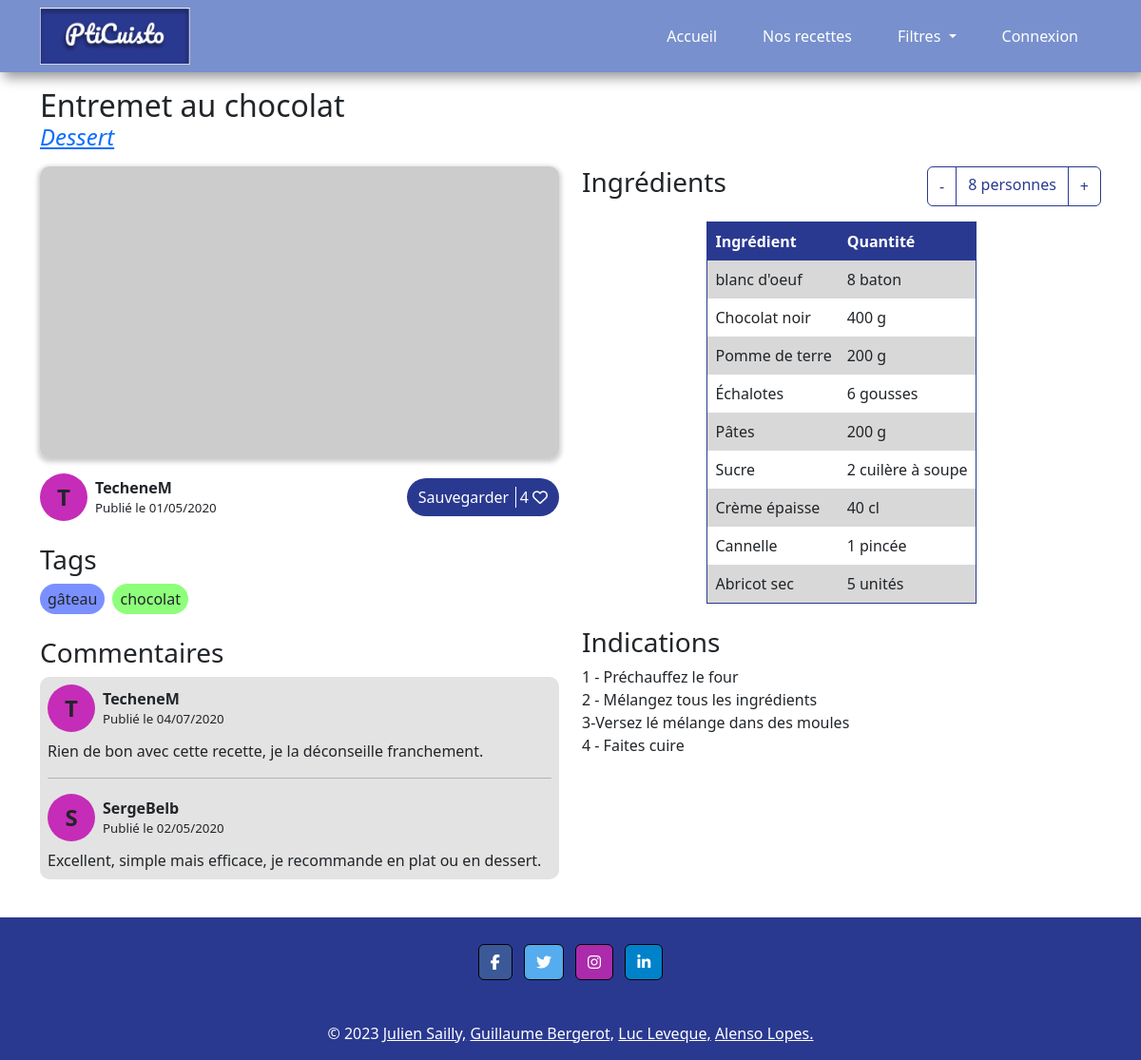
The page /index.php?controller=recipes&action=read&id=2 on the database its author committed.
### tables this page shows
CREATE TABLE `recipes` (
  `rec_id` int(11) NOT NULL,
  `rec_title` varchar(200) DEFAULT NULL,
  `rec_content` varchar(2000) DEFAULT NULL,
  `rec_summary` varchar(300) DEFAULT NULL,
  `cat_id` int(3) NOT NULL,
  `rec_creation_date` datetime NOT NULL DEFAULT current_timestamp(),
  `rec_image_src` varchar(100) DEFAULT NULL,
  `rec_modification_date` datetime DEFAULT NULL,
  `users_id` int(3) NOT NULL,
  `rec_nb_person` int(2) NOT NULL
);

CREATE TABLE `category` (
  `cat_id` int(3) NOT NULL,
  `cat_title` varchar(100) DEFAULT NULL,
  `cat_desc` varchar(250) DEFAULT NULL
);

CREATE TABLE `users` (
  `users_id` int(11) NOT NULL,
  `users_pseudo` varchar(25) DEFAULT NULL,
  `users_email` varchar(100) DEFAULT NULL,
  `users_password` char(64) NOT NULL,
  `users_lastname` varchar(100) DEFAULT NULL,
  `users_name` varchar(100) DEFAULT NULL,
  `users_inscription_date` date DEFAULT NULL,
  `users_type` int(1) NOT NULL,
  `users_status` int(1) NOT NULL
);

CREATE TABLE `tag` (
  `tag_id` int(3) NOT NULL,
  `tag_title` varchar(50) NOT NULL
);

CREATE TABLE `comments` (
  `rec_id` int(11) NOT NULL,
  `users_id` int(11) NOT NULL,
  `com_date` datetime NOT NULL DEFAULT current_timestamp(),
  `com_title` varchar(256) DEFAULT NULL,
  `com_content` varchar(512) DEFAULT NULL
);

CREATE TABLE `ingredients_list` (
  `rec_id` int(11) NOT NULL,
  `ing_id` int(11) NOT NULL,
  `ing_quantity` double NOT NULL,
  `ing_unit` varchar(20) NOT NULL
);

CREATE TABLE `ingredient` (
  `ing_id` int(11) NOT NULL,
  `ing_title` varchar(100) DEFAULT NULL,
  `ing_desc` varchar(150) DEFAULT NULL
);

### controller/controllerRecipes.php (called while the page is built, shortened)
<?php
require_once(File::build_path(array("model", "modelRecipes.php")));
class controllerRecipes{
  public static function read(){
    $recipe = modelRecipes::getRecipe($_GET["id"]);
    $likes = modelRecipes::getRecipeLikes($_GET["id"]);
    $tags = modelRecipes::getRecipeTags($_GET["id"]);
    $comments = modelRecipes::getRecipeComments($_GET["id"]);
    $ingredients = modelRecipes::getRecipeIngredients($_GET["id"]);
    require (File::build_path(array("view", "navbar.php")));
    require	(File::build_path(array("view", "viewRecipe.php")));
    require (File::build_path(array("view", "footer.php")));
  }
}

### index.php (called while the page is built, shortened)
<?php
    require_once(File::build_path(array("controller", "routeur.php")));
?>

### model/modelRecipes.php (called while the page is built, shortened)
<?php
require_once(File::build_path(array("model", "model.php")));
class modelRecipes extends model
{
  public static function getRecipe($rec_id = NULL)
  {
    $model = new Model();
    if ($rec_id == NULL) {
      $page = 1;
      if (isset($_GET['page'])) {
        if ($_GET['page'] > 0) {
          $page = $_GET['page'];
        }
      }
      $sql = "SELECT rec_id, rec_title, cat_id, cat_title, rec_summary, rec_image_src FROM recipes
      join category using (cat_id)
      order by rec_modification_date desc, rec_creation_date desc LIMIT " . (($page - 1) * 10) . "," . 10;
      $req_prep = model::$pdo->prepare($sql);
      $req_prep->execute();
      return $req_prep->fetchAll();
    } else {
      $sql = "SELECT rec_title, cat_id, cat_title, rec_image_src, users_id, users_pseudo, rec_creation_date, rec_modification_date, rec_nb_person, rec_content FROM recipes
      join category using (cat_id)
      join users using (users_id)
      WHERE rec_id = $rec_id";
      $req_prep = model::$pdo->prepare($sql);
      $req_prep->execute();
      return $req_prep->fetch();
    }
  }
  public static function getRecipeLikes($rec_id)
  {
    $model = new Model();
    $sql = "SELECT COUNT(*) as NBLIKES FROM likes WHERE rec_id = :id";
    $req_prep = model::$pdo->prepare($sql);
    $req_prep->bindParam(':id', $rec_id, PDO::PARAM_INT);
    $req_prep->execute();
    return $req_prep->fetch();
  }
  public static function getRecipeComments($rec_id)
  {
    $model = new Model();
    $sql = "SELECT users_id, users_pseudo, com_date, com_content FROM comments
    JOIN users using (users_id)
    WHERE rec_id = :id
    order by com_date desc";
    $req_prep = model::$pdo->prepare($sql);
    $req_prep->bindParam(':id', $rec_id, PDO::PARAM_INT);
    $req_prep->execute();
    return $req_prep->fetchAll();
  }
  public static function getRecipeTags($rec_id)
  {
    $model = new Model();
    $sql = "SELECT tag_title from tag
    join tags_list using (tag_id)
    where rec_id = :id";
    $req_prep = model::$pdo->prepare($sql);
    $req_prep->bindParam(':id', $rec_id, PDO::PARAM_INT);
    $req_prep->execute();
    return $req_prep->fetchAll();
  }
  public static function getRecipeIngredients($rec_id)
  {
    $model = new Model();
    $sql = "select ing_title, ing_quantity, ing_unit from ingredient
    join ingredients_list using (ing_id)
    where rec_id = :id";
    $req_prep = model::$pdo->prepare($sql);
    $req_prep->bindParam(':id', $rec_id, PDO::PARAM_INT);
    $req_prep->execute();
    return $req_prep->fetchAll();
  }
}

### config/conf.php (called while the page is built, shortened)
<?php
class conf{
	static private $databases = array(
		'hostname' => 'localhost',
		'database' => 'pti-cuisto',
		'login' => 'root',
		'password' => ''
	);
	static public function getLogin(){
		return self::$databases['login'];
	}
	static public function getHostname(){
		return self::$databases['hostname'];
	}
	static public function getDatabase(){
		return self::$databases['database'];
	}
	static public function getPassword(){
		return self::$databases['password'];
	}
}

### model/model.php (called while the page is built, shortened)
<?php
require_once(File::build_path(array("config", "conf.php")));
class model{
  public static function init(){
    $login = conf::getLogin();
    $hostname = conf::getHostname();
    $database_name = conf::getDatabase();
    $password = conf::getPassword();
  }
}
?>

### view/viewRecipe.php (the view, shortened to what this page needs)
<h2 class="recipe_title">
    <?= $recipe['rec_title'] ?>
</h2>
<a href="index.php?controller=filtre&action=categories&id=<?= $recipe['cat_id'] ?>">
    <h4 class="recipe_category"><i>
            <?= $recipe['cat_title'] ?>
        </i></h4>
</a>
<article id="recipe_view">
    <div class="column col_left">
        <div class="component">
            <div class="img_container">
                <img src="<?= $recipe['rec_image_src'] ?>" alt="<?= $recipe['rec_title'] ?>">
            </div>
            <div class="author_save">
                <div class="author">
                    <div class="user_pp" <?php
                    $randColor = "#" . str_pad(dechex(rand(0xb9b9b9, 0xFFFFFF)), 6, 0, STR_PAD_LEFT);
                    echo "style=\"background-color: $randColor;\"";
                    ?>>
                        <span>
                            <?= substr($recipe['users_pseudo'], 0, 1) ?>
                        </span>
                    </div>
                    <div>
                        <p>
                            <?= $recipe['users_pseudo'] ?>
                        </p>
                        <?php
                        $date = $recipe['rec_creation_date'];
                        ?>
                        <p>Publié le
                            <?= date("d/m/Y", strtotime($date)) ?>
                        </p>
                    </div>
                </div>
                <form method="POST" action="" class="save_recipe">
                    <div class="save_recipe_button">
                        <span class="save">Sauvegarder</span>
                        <span>
                            <?= $likes['NBLIKES'] ?>
                        </span>
                        <i class="fa-regular fa-heart" style="color: #ffffff;"></i>
                    </div>
                </form>
            </div>
        </div>
        <div class="tags component">
            <h3>Tags</h3>
            <?php
            if (sizeof($tags) == 0) {
                ?>
                <div class="alert alert-warning" role="alert">Aucun tag</div>
                <?php
            } else {
                ?>
                <div>
                    <?php
                    foreach ($tags as $key => $tag) {
                        ?>
                        <span class="tag">
                            <?= $tag['tag_title'] ?>
                        </span>
                        <?php
                    }
                    ?>
                </div>
                <?php
            }
            ?>
        </div>
        <div class="comments component">
            <h3>Commentaires</h3>
            <?php
            if (sizeof($comments) == 0) {
                ?>
                <div class="alert alert-warning" role="alert">Aucun commentaire pour le moment</div>
                <?php
            } else {
                ?>
                <div>
                    <?php
                    foreach ($comments as $key => $comment) {
                        ?>
                        <div class="comment">
                            <div class="author">
                                <div class="user_pp" <?php
                                $randColor = "#" . str_pad(dechex(rand(0xb9b9b9, 0xFFFFFF)), 6, 0, STR_PAD_LEFT);
                                echo "style=\"background-color: $randColor;\"";
                                ?>>
                                    <span>
                                        <?= substr($comment['users_pseudo'], 0, 1) ?>
                                    </span>
                                </div>
                                <div>
                                    <p>
                                        <?= $comment['users_pseudo'] ?>
                                    </p>
                                    <p>Publié
                                        <?php
                                        if ($comment['com_date'] < date("Y-m-d H:i:s", strtotime("-1 day"))) {
                                            echo " le " . date("d/m/Y", strtotime($comment['com_date']));
                                        } else {
                                            echo " à " . date("H:i", strtotime($comment['com_date']));
                                        }
                                        ?>
                                    </p>
                                </div>
                            </div>
                            <p class="comment">
                                <?= $comment['com_content'] ?>
                            </p>
                        </div>
                        <?php
                        if ($key != sizeof($comments) - 1) {
                            ?>
                            <hr>
                            <?php
                        }
                    }
                    ?>
                </div>
                <?php
            }
            ?>
        </div>
    </div>
    <div class="column col_right">
        <div class="ingredients component">
            <div>
                <h3>Ingrédients</h3>
                <div class="person_number btn-group">
                    <button type="button" class="btn btn-outline-primary" id="removePerson">-</button>
                    <span class="btn btn-outline-primary">
                        <?= $recipe['rec_nb_person'] . ($recipe['rec_nb_person'] > 1 ? " personnes" : "personne") ?>
                    </span>
                    <button type="button" class="btn btn-outline-primary" id="addPerson">+</button>
                </div>
            </div>
            <?php
            if (sizeof($ingredients) == 0) {
                ?>
                <div class="alert alert-warning" role="alert">Aucun ingrédient</div>
                <?php
            } else {
                ?>
                <table>
                    <tr>
                        <th>Ingrédient</th>
                        <th>Quantité</th>
                    </tr>
                    <?php
                    foreach ($ingredients as $key => $ingredient) {
                        ?>
                        <tr>
                            <td>
                                <?= $ingredient['ing_title'] ?>
                            </td>
                            <td>
                                <?= $ingredient['ing_quantity'] . " " . $ingredient['ing_unit'] ?>
                            </td>
                        </tr>
                        <?php
                    }
                    ?>
                </table>
                <?php
            }
            ?>
        </div>
        <div class="recipe_content component">
            <h3>Indications</h3>
            <p>
                <?= nl2br($recipe['rec_content']) ?>
            </p>
        </div>
    </div>
</article>

### resources/css/style.css (style rules this page uses)
:root { --primary-color: #2a3990; --secondary-color: #7890cd; --background-color: #ffffff; --grey-color: #999999; }
* { margin: 0; padding: 0; box-sizing: border-box; }
body { transition: all 0.4s ease-in-out; min-height: 100vh; display: flex; flex-direction: column; justify-content: space-between; }
h2.recipe_title { margin-bottom: 0; }
h4.recipe_category { margin-bottom: 1rem; font-weight: lighter; }
article#recipe_view { display: flex; flex-direction: row; justify-content: space-between; gap: 1.5rem; }
article#recipe_view > div { flex: 1; }
#recipe_view .img_container { width: 100%; aspect-ratio: 16 / 9; border-radius: 10px; box-shadow: rgb(0 0 0 / 20%) 0px 2px 5px 2px; margin-bottom: 1rem; }
.img_container img { width: 100%; height: 100%; object-fit: cover; border-radius: 10px; }
div.author_save { display: flex; flex-direction: row; justify-content: space-between; align-items: center; }
div.author { display: flex; flex-direction: row; }
div.author div { display: flex; flex-direction: column; justify-content: center; }
div.author p { margin-left: 0.5rem; margin-bottom: 0; }
div.author p:first-child { font-weight: bold; }
div.author p:last-child { font-size: smaller; }
.save_recipe_button { background-color: var(--primary-color); border-radius: 5rem; padding: 0.5rem 0.75rem; color: var(--background-color); border: none; }
span.save { padding-right: 0.4rem; border-right: var(--background-color) solid 1px; }
.component { margin-bottom: 1.5rem; }
.component h3 { margin-bottom: 0.5rem; }
div.tags div { display: flex; flex-wrap: wrap; gap: 0.5rem; }
div.tags span { padding: 0.25rem 0.5rem; border-radius: 5rem; }
div.tags span:nth-child(4n + 1) { background-color: #7a90ff; }
div.tags span:nth-child(4n + 2) { background-color: #8eff7a; }
div.comments > div { background-color: #e3e3e3; border-radius: 10px; padding: 0.5rem; }
p.comment { margin: 0.5rem 0 0 0; }
div.user_pp { width: 50px; height: 50px; border-radius: 50%; display: flex; justify-content: center; align-items: center; }
div.user_pp span { font-size: 1.5rem; font-weight: 600; }
div.ingredients > div { display: flex; flex-direction: row; justify-content: space-between; margin-bottom: 0.5rem; }
div.ingredients table { border-collapse: collapse; margin: 1rem auto; border-radius: 10px; border: solid 1px var(--primary-color); }
div.ingredients table th { background-color: var(--primary-color); color: var(--background-color); }
div.ingredients table tr:nth-child(even) { background-color: #d8d8d8; }
div.ingredients table * { padding: 0.5rem; }
div.person_number span.btn { cursor: auto; }
.recipe_content p { text-align: justify; }

### rows shown on the page
recipes: rec_title "Entremet au chocolat", cat.cat_title "Dessert", users.users_pseudo "T", users.users_pseudo "TecheneM", rec_creation_date "01/05/2020", rec_nb_person "8", rec_content "1 - Préchauffez le four 2 - Mélangez tous les ingrédients 3-Versez lé mélange dans des moules 4 - Faites cuire"
tag: tag_title "gâteau"
tag: tag_title "chocolat"
comments: users.users_pseudo "T", users.users_pseudo "TecheneM", com_date "04/07/2020", com_content "Rien de bon avec cette recette, je la déconseille franchement."
comments: users.users_pseudo "S", users.users_pseudo "SergeBelb", com_date "02/05/2020", com_content "Excellent, simple mais efficace, je recommande en plat ou en dessert."
ingredients_list: ing.ing_title "blanc d'oeuf", ing_quantity "8", ing_unit "baton"
ingredients_list: ing.ing_title "Chocolat noir", ing_quantity "400", ing_unit "g"
ingredients_list: ing.ing_title "Pomme de terre", ing_quantity "200", ing_unit "g"
ingredients_list: ing.ing_title "Échalotes", ing_quantity "6", ing_unit "gousses"
ingredients_list: ing.ing_title "Pâtes", ing_quantity "200", ing_unit "g"
ingredients_list: ing.ing_title "Sucre", ing_quantity "2", ing_unit "cuilère à soupe"
ingredients_list: ing.ing_title "Crème épaisse", ing_quantity "40", ing_unit "cl"
ingredients_list: ing.ing_title "Cannelle", ing_quantity "1", ing_unit "pincée"
ingredients_list: ing.ing_title "Abricot sec", ing_quantity "5", ing_unit "unités"

### other values the page prints
$likes['NBLIKES'] "4"
